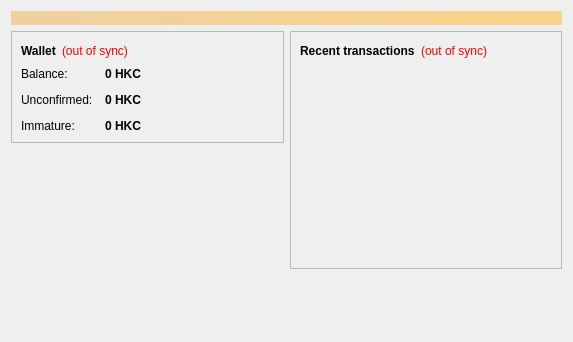
<?xml version="1.0" encoding="UTF-8"?>
<ui version="4.0">
 <class>OverviewPage</class>
 <widget class="QWidget" name="OverviewPage">
  <property name="geometry">
   <rect>
    <x>0</x>
    <y>0</y>
    <width>573</width>
    <height>342</height>
   </rect>
  </property>
  <property name="windowTitle">
   <string>Form</string>
  </property>
  <layout class="QVBoxLayout" name="topLayout">
   <item>
    <widget class="QLabel" name="labelAlerts">
     <property name="visible">
      <bool>false</bool>
     </property>
     <property name="styleSheet">
      <string notr="true">background-color: qlineargradient(x1: 0, y1: 0, x2: 1, y2: 0, stop:0 #F0D0A0, stop:1 #F8D488); color:#000000;</string>
     </property>
     <property name="wordWrap">
      <bool>true</bool>
     </property>
     <property name="margin">
      <number>3</number>
     </property>
    </widget>
   </item>
   <item>
    <layout class="QHBoxLayout" name="horizontalLayout" stretch="1,1">
     <item>
      <layout class="QVBoxLayout" name="verticalLayout_2">
       <item>
        <widget class="QFrame" name="frame">
         <property name="frameShape">
          <enum>QFrame::StyledPanel</enum>
         </property>
         <property name="frameShadow">
          <enum>QFrame::Raised</enum>
         </property>
         <layout class="QVBoxLayout" name="verticalLayout_4">
          <item>
           <layout class="QHBoxLayout" name="horizontalLayout_4">
            <item>
             <widget class="QLabel" name="label_5">
              <property name="font">
               <font>
                <weight>75</weight>
                <bold>true</bold>
               </font>
              </property>
              <property name="text">
               <string>Wallet</string>
              </property>
             </widget>
            </item>
            <item>
             <widget class="QLabel" name="labelWalletStatus">
              <property name="toolTip">
               <string>The displayed information may be out of date. Your wallet automatically synchronizes with the HongKongCoin network after a connection is established, but this process has not completed yet.</string>
              </property>
              <property name="styleSheet">
               <string notr="true">QLabel { color: red; }</string>
              </property>
              <property name="text">
               <string notr="true">(out of sync)</string>
              </property>
              <property name="alignment">
               <set>Qt::AlignLeading|Qt::AlignLeft|Qt::AlignVCenter</set>
              </property>
             </widget>
            </item>
            <item>
             <spacer name="horizontalSpacer_2">
              <property name="orientation">
               <enum>Qt::Horizontal</enum>
              </property>
              <property name="sizeHint" stdset="0">
               <size>
                <width>40</width>
                <height>20</height>
               </size>
              </property>
             </spacer>
            </item>
           </layout>
          </item>
          <item>
           <layout class="QFormLayout" name="formLayout_2">
            <property name="fieldGrowthPolicy">
             <enum>QFormLayout::AllNonFixedFieldsGrow</enum>
            </property>
            <property name="horizontalSpacing">
             <number>12</number>
            </property>
            <property name="verticalSpacing">
             <number>12</number>
            </property>
            <item row="0" column="0">
             <widget class="QLabel" name="label">
              <property name="text">
               <string>Balance:</string>
              </property>
             </widget>
            </item>
            <item row="0" column="1">
             <widget class="QLabel" name="labelBalance">
              <property name="font">
               <font>
                <weight>75</weight>
                <bold>true</bold>
               </font>
              </property>
              <property name="cursor">
               <cursorShape>IBeamCursor</cursorShape>
              </property>
              <property name="toolTip">
               <string>Your current balance</string>
              </property>
              <property name="text">
               <string notr="true">0 HKC</string>
              </property>
              <property name="textInteractionFlags">
               <set>Qt::LinksAccessibleByMouse|Qt::TextSelectableByKeyboard|Qt::TextSelectableByMouse</set>
              </property>
             </widget>
            </item>
            <item row="1" column="0">
             <widget class="QLabel" name="label_3">
              <property name="text">
               <string>Unconfirmed:</string>
              </property>
             </widget>
            </item>
            <item row="1" column="1">
             <widget class="QLabel" name="labelUnconfirmed">
              <property name="font">
               <font>
                <weight>75</weight>
                <bold>true</bold>
               </font>
              </property>
              <property name="cursor">
               <cursorShape>IBeamCursor</cursorShape>
              </property>
              <property name="toolTip">
               <string>Total of transactions that have yet to be confirmed, and do not yet count toward the current balance</string>
              </property>
              <property name="text">
               <string notr="true">0 HKC</string>
              </property>
              <property name="textInteractionFlags">
               <set>Qt::LinksAccessibleByMouse|Qt::TextSelectableByKeyboard|Qt::TextSelectableByMouse</set>
              </property>
             </widget>
            </item>
            <item row="2" column="0">
             <widget class="QLabel" name="labelImmatureText">
              <property name="text">
               <string>Immature:</string>
              </property>
             </widget>
            </item>
            <item row="2" column="1">
             <widget class="QLabel" name="labelImmature">
              <property name="font">
               <font>
                <weight>75</weight>
                <bold>true</bold>
               </font>
              </property>
              <property name="toolTip">
               <string>Mined balance that has not yet matured</string>
              </property>
              <property name="text">
               <string notr="true">0 HKC</string>
              </property>
              <property name="textInteractionFlags">
               <set>Qt::LinksAccessibleByMouse|Qt::TextSelectableByKeyboard|Qt::TextSelectableByMouse</set>
              </property>
             </widget>
            </item>
           </layout>
          </item>
         </layout>
        </widget>
       </item>
       <item>
        <spacer name="verticalSpacer">
         <property name="orientation">
          <enum>Qt::Vertical</enum>
         </property>
         <property name="sizeHint" stdset="0">
          <size>
           <width>20</width>
           <height>40</height>
          </size>
         </property>
        </spacer>
       </item>
      <item>
         <widget class="QLabel" name="coinimage">
          <property name="text">
           <string/>
          </property>
          <property name="pixmap">
           <pixmap resource="../hongkongcoin.qrc">:/icons/hongkongcoin</pixmap>
          </property>
          <property name="scaledContents">
           <bool>false</bool>
          </property>
          <property name="alignment">
           <set>Qt::AlignCenter</set>
          </property>
          <property name="margin">
           <number>-2</number>
          </property>
         </widget>
        </item>
      </layout>
     </item>
     <item>
      <layout class="QVBoxLayout" name="verticalLayout_3">
       <item>
        <widget class="QFrame" name="frame_2">
         <property name="frameShape">
          <enum>QFrame::StyledPanel</enum>
         </property>
         <property name="frameShadow">
          <enum>QFrame::Raised</enum>
         </property>
         <layout class="QVBoxLayout" name="verticalLayout">
          <item>
           <layout class="QHBoxLayout" name="horizontalLayout_2">
            <item>
             <widget class="QLabel" name="label_4">
              <property name="text">
               <string>&lt;b&gt;Recent transactions&lt;/b&gt;</string>
              </property>
             </widget>
            </item>
            <item>
             <widget class="QLabel" name="labelTransactionsStatus">
              <property name="toolTip">
               <string>The displayed information may be out of date. Your wallet automatically synchronizes with the HongKongCoin network after a connection is established, but this process has not completed yet.</string>
              </property>
              <property name="styleSheet">
               <string notr="true">QLabel { color: red; }</string>
              </property>
              <property name="text">
               <string notr="true">(out of sync)</string>
              </property>
              <property name="alignment">
               <set>Qt::AlignRight|Qt::AlignTrailing|Qt::AlignVCenter</set>
              </property>
             </widget>
            </item>
            <item>
             <spacer name="horizontalSpacer">
              <property name="orientation">
               <enum>Qt::Horizontal</enum>
              </property>
              <property name="sizeHint" stdset="0">
               <size>
                <width>40</width>
                <height>20</height>
               </size>
              </property>
             </spacer>
            </item>
           </layout>
          </item>
          <item>
           <widget class="QListView" name="listTransactions">
            <property name="styleSheet">
             <string notr="true">QListView { background: transparent; }</string>
            </property>
            <property name="frameShape">
             <enum>QFrame::NoFrame</enum>
            </property>
            <property name="verticalScrollBarPolicy">
             <enum>Qt::ScrollBarAlwaysOff</enum>
            </property>
            <property name="horizontalScrollBarPolicy">
             <enum>Qt::ScrollBarAlwaysOff</enum>
            </property>
            <property name="selectionMode">
             <enum>QAbstractItemView::NoSelection</enum>
            </property>
           </widget>
          </item>
         </layout>
        </widget>
       </item>
       <item>
        <spacer name="verticalSpacer_2">
         <property name="orientation">
          <enum>Qt::Vertical</enum>
         </property>
         <property name="sizeHint" stdset="0">
          <size>
           <width>20</width>
           <height>40</height>
          </size>
         </property>
        </spacer>
       </item>
      </layout>
     </item>
    </layout>
   </item>
  </layout>
 </widget>
 <resources/>
 <connections/>
</ui>
